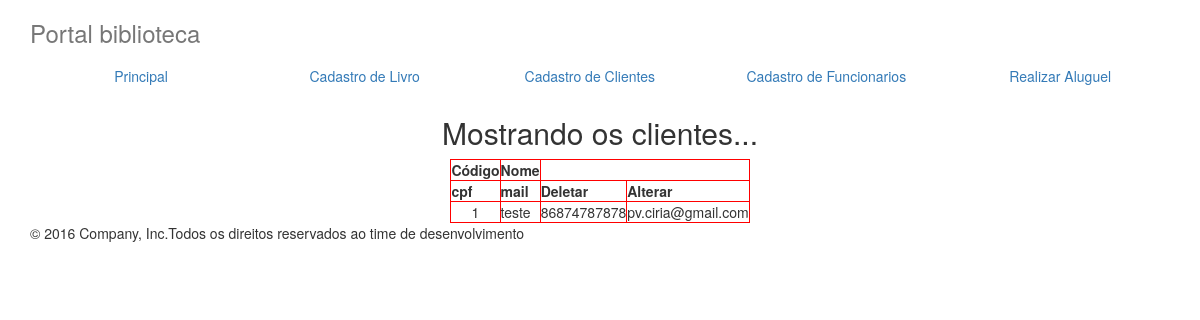
The app's page /visualizacao/visualizacaoCliente.php, older data.
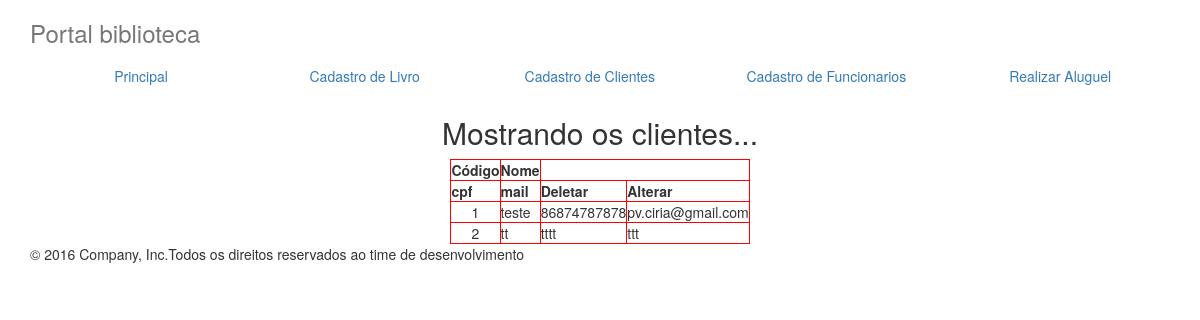
The same page, newer data.
### tables this page shows
CREATE TABLE IF NOT EXISTS `client` (
  `name` varchar(100) NOT NULL,
  `phone` varchar(100) NOT NULL,
  `mail` varchar(100) NOT NULL,
  `cpf` varchar(100) NOT NULL,
  `neighborhood` varchar(100) NOT NULL,
  `street` varchar(100) NOT NULL,
  `house` varchar(100) NOT NULL,
  `extra` varchar(100) NOT NULL,
  `id` bigint(20) unsigned NOT NULL AUTO_INCREMENT,
  UNIQUE KEY `is` (`id`)
);

### visualizacao/visualizacaoCliente.php (the view, shortened to what this page needs)
<!doctype html>
<html>
<head>
<link rel="stylesheet" href="../css/bootstrap.css">
</head>
<body>
<div class="container">
      <div class="masthead">
        <h3 class="text-muted">Portal biblioteca</h3>
        <nav>
          <ul class="nav nav-justified">
            <li class="active"><a href="#">Principal</a></li>
            <li><a href="cadastroLivro.php">Cadastro de Livro</a></li>
            <li><a href="cadastroCliente.php">Cadastro de Clientes</a></li>
            <li><a href="cadastroFuncionario.php">Cadastro de Funcionarios</a></li>
            <li><a href="#">Realizar Aluguel</a></li>
          </ul>
        </nav>
      </div>
      <div>
	  <?php
$resultado=mysql_query("Select * from client order by id") or die ("Não é possível consultar clientes.");
print("<center><h2>Mostrando os clientes...</h2>");
print("<table border='1' bordercolor='red'>");
print("<tr><td><b>Código</td>");
print("<td><b>Nome</td>");
print("<tr><td><b>cpf</td>");
print("<td><b>mail</td>");
print("<td><b>Deletar</td><td><b>Alterar</td></tr>");
while ($linha=mysql_fetch_array($resultado))
{
   $id=$linha["id"];
   $name=$linha["name"];
   $cpf=$linha["cpf"];
   $mail=$linha["mail"];
   print("<tr><td align='center'>$id</td>");
   print("<td>$name</td>");
   print("<td>$cpf</td>");
   print("<td>$mail</td>");
     }
   print("</table></center>");
?>
	  </div>
      <footer class="footer">
        <p>&copy; 2016 Company, Inc.Todos os direitos reservados ao time de desenvolvimento</p>
      </footer>
    </div>
</body>
</html>

Row changes from the older to the newer data that the page shows:
added client: id "2", name "tt", cpf "tttt", mail "ttt"
